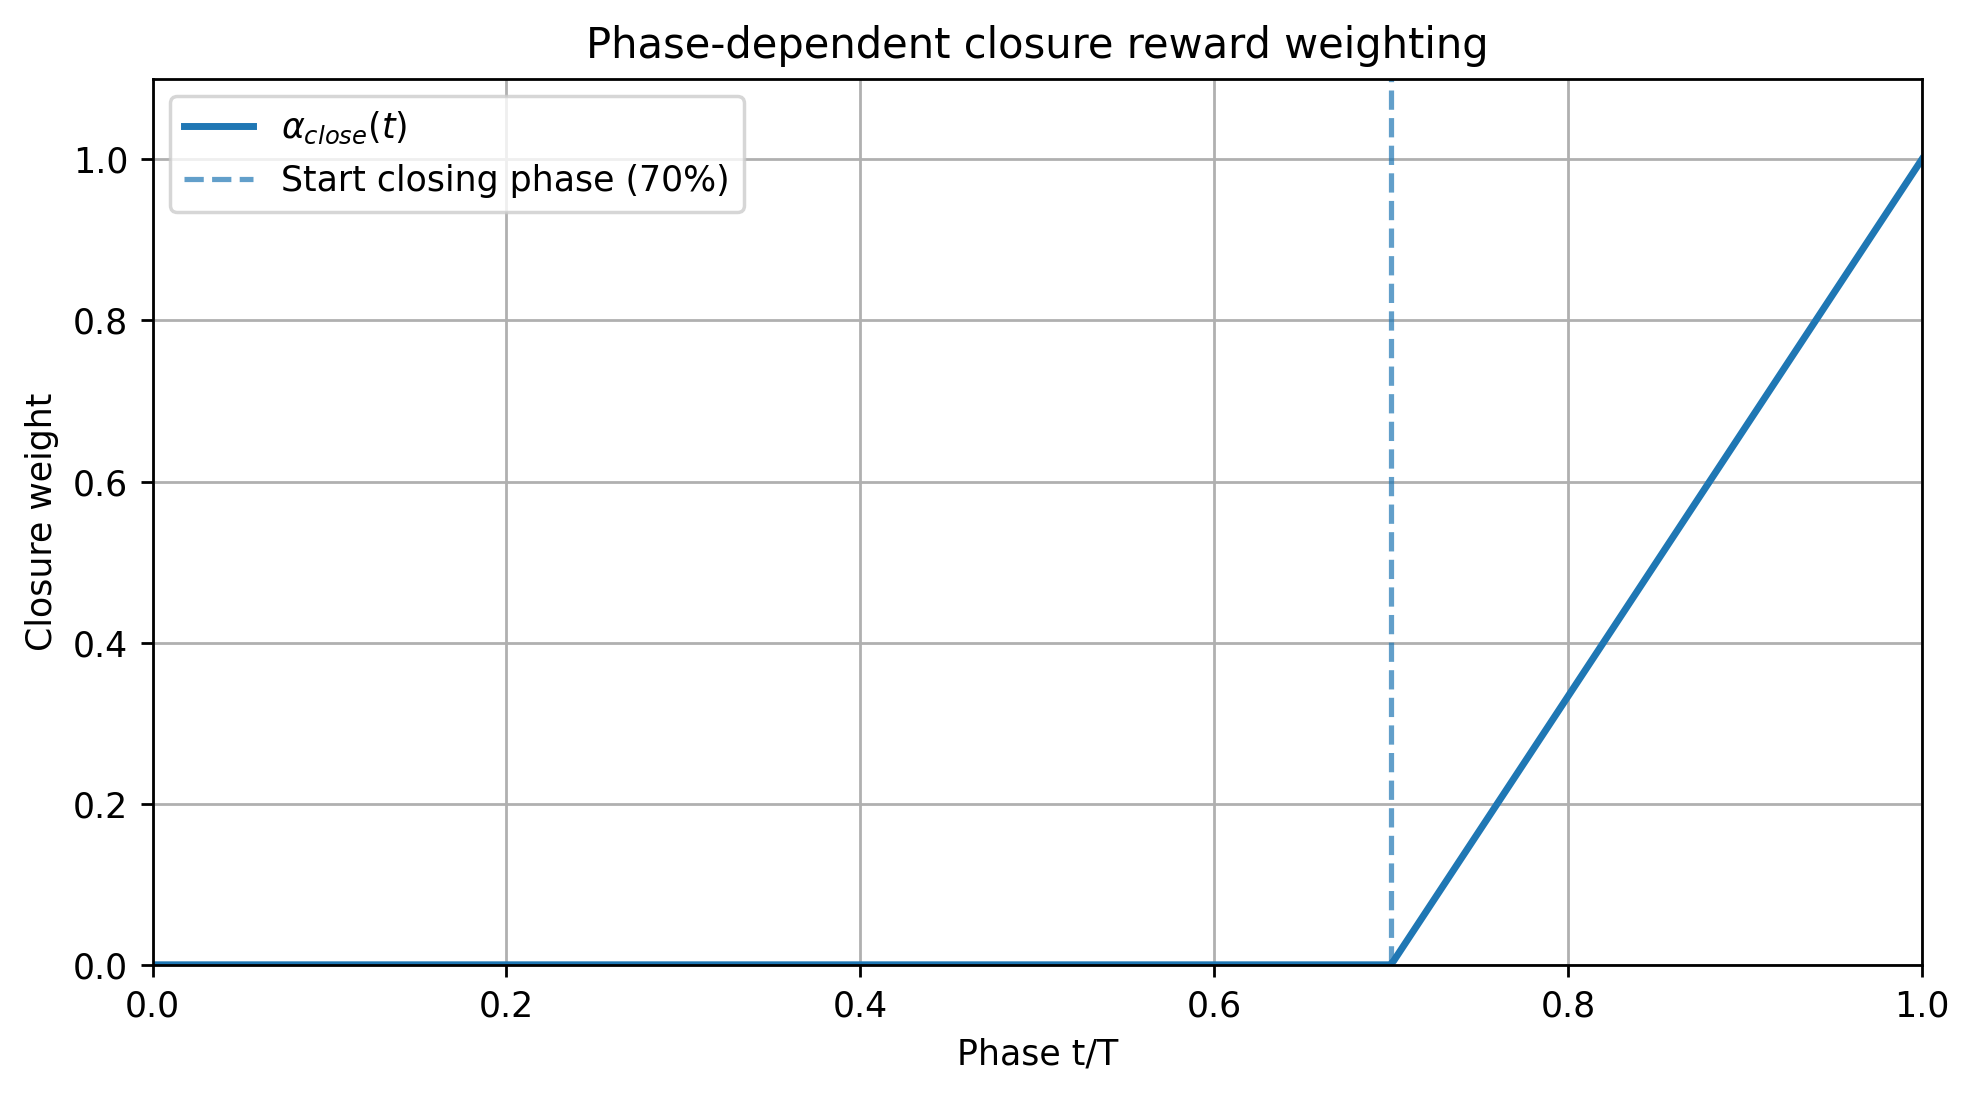

Python code for this plot:
import numpy as np
import matplotlib.pyplot as plt

phase = np.linspace(0.0, 1.0, 500)

alpha_close = np.maximum(0, (phase - 0.7) / 0.3)

plt.figure(figsize=(8,4.5))
plt.plot(phase, alpha_close, linewidth=2,
         label=r'$\alpha_{close}(t)$')

plt.axvline(0.7, linestyle='--', alpha=0.7,
            label='Start closing phase (70%)')

plt.xlabel('Phase t/T')
plt.ylabel('Closure weight')
plt.title('Phase-dependent closure reward weighting')

plt.xlim(0,1)
plt.ylim(0,1.1)

plt.grid(True)
plt.legend()
plt.tight_layout()
plt.savefig("dense_closure_reward.png", dpi=250, bbox_inches="tight")
plt.show()
